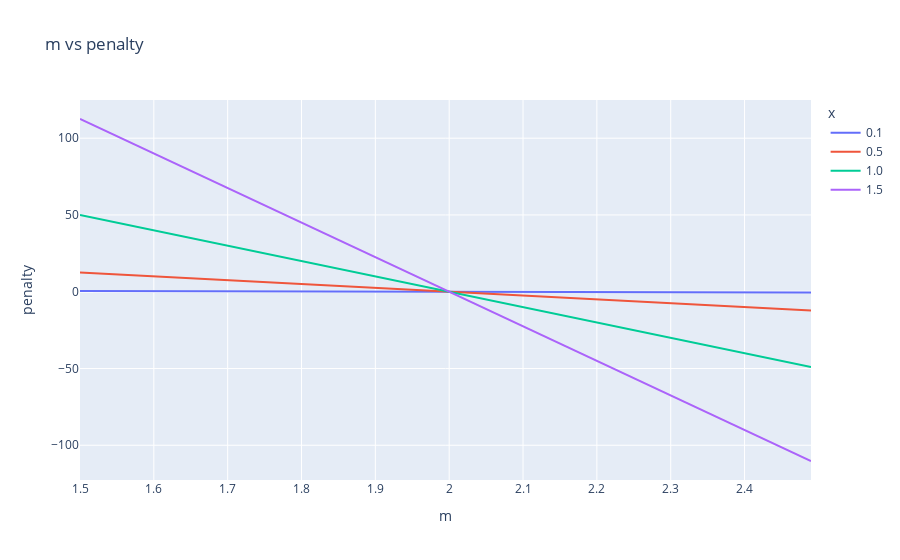

The code cell stored with this chart in its notebook:
### Markdown cell above
# Maximum Likelihood Estimation

Suppose we start with a very very simple model.

$$y_i=mx_i + \epsilon_i \sim \mathcal{N}(mx_i, \sigma^2)$$

In this case the probability density function $f(y;m)$ is:

$$f(y;m)=\frac{1}{\sigma \sqrt{2\pi}}e^{\frac{1}{2}(\frac{y - mx}{\sigma})^2}$$

Given this we can define the likelihood of a set of observations $\bold{y}=(y_1, y_2, ..., y_n)$ given $m$ as:

$$L(\bold{y};m)=\prod_i f(y_i;m)$$

However given typically $f(y;m)<<1$ and the product of many small numbers is a far smaller number, it is more useful to deal with the logarithm of this quantity:

$$l(\bold{y};m)=\ln{L(\bold{y};m)}=\sum_i \ln{f(y_i;m)}$$

Now you can imagine that the best estimate of $m$ is the value that maximizes the overall likelihood. From calculus you may remember that wherever a function $h(u)$ is maximized we have $\partial_u h=0$. Therefore we are really looking for:

$$\partial_m l(\bold{y};m) = 0$$

Let's work this out for our case:

$$\ln{f(y;m)} = -\ln{\sigma \sqrt{2\pi}} - \frac{1}{2}(\frac{y-mx}{\sigma})^2$$

$$\partial_m \ln{f(y;m)} = -\frac{y-mx}{\sigma}(\frac{-x}{\sigma})=\frac{x}{\sigma^2}(y-mx)$$

$$\partial_m l(\bold{y};m) = \sum_i \frac{x_i}{\sigma^2}(y_i-mx_i)$$

Let's take a quick look at each of the individual terms in the summand and just plot them out (assuming $y=mx$): 

$$\chi=\frac{x}{\sigma^2}(y-mx)$$

We'll call this our penalty (because we want it to be zero).

### Code cell
m_real = 2.0
sigma = 0.1
M = np.arange(m_real-0.5, m_real+0.5, 0.01)
X = np.array([0.1, 0.5, 1., 1.5])
Y = m_real * X
rows = []
for x, y in zip(X, Y):
    penalties = x / (sigma ** 2) * (y - M * x)
    for m, penalty in zip(M, penalties):
        rows.append({
            'x': x,
            'm': m,
            'penalty': penalty,
        })
df = pd.DataFrame(rows)
px.line(df, x='m', y='penalty', color='x', title='m vs penalty')

### Figure 1 — Plotly figure (JSON) as saved in the notebook; plotly's stock layout.template omitted (floating-point values rounded to 4 significant figures)
{"data": [{"hovertemplate": "x=0.1<br>m=%{x}<br>penalty=%{y}<extra></extra>", "legendgroup": "0.1", "line": {"color": "#636efa", "dash": "solid"}, "marker": {"symbol": "circle"}, "mode": "lines", "name": "0.1", "orientation": "v", "showlegend": true, "type": "scatter", "x": [1.5, 1.51, 1.52, 1.53, 1.54, 1.55, 1.56, 1.57, 1.58, 1.59, 1.6, 1.61, 1.62, 1.63, 1.64, 1.65, 1.66, 1.67, 1.68, 1.69, 1.7, 1.71, 1.72, 1.73, 1.74, 1.75, 1.76, 1.77, 1.78, 1.79, 1.8, 1.81, 1.82, 1.83, 1.84, 1.85, 1.86, 1.87, 1.88, 1.89, 1.9, 1.91, 1.92, 1.93, 1.94, 1.95, 1.96, 1.97, 1.98, 1.99, 2.0, 2.01, 2.02, 2.03, 2.04, 2.05, 2.06, 2.07, 2.08, 2.09, 2.1, 2.11, 2.12, 2.13, 2.14, 2.15, 2.16, 2.17, 2.18, 2.19, 2.2, 2.21, 2.22, 2.23, 2.24, 2.25, 2.26, 2.27, 2.28, 2.29, 2.3, 2.31, 2.32, 2.33, 2.34, 2.35, 2.36, 2.37, 2.38, 2.39, 2.4, 2.41, 2.42, 2.43, 2.44, 2.45, 2.46, 2.47, 2.48, 2.49], "xaxis": "x", "y": [0.5, 0.49, 0.48, 0.47, 0.46, 0.45, 0.44, 0.43, 0.42, 0.41, 0.4, 0.39, 0.38, 0.37, 0.36, 0.35, 0.34, 0.33, 0.32, 0.31, 0.3, 0.29, 0.28, 0.27, 0.26, 0.25, 0.24, 0.23, 0.22, 0.21, 0.2, 0.19, 0.18, 0.17, 0.16, 0.15, 0.14, 0.13, 0.12, 0.11, 0.1, 0.09, 0.08, 0.07, 0.06, 0.05, 0.04, 0.03, 0.02, 0.01, -5.551e-16, -0.01, -0.02, -0.03, -0.04, -0.05, -0.06, -0.07, -0.08, -0.09, -0.1, -0.11, -0.12, -0.13, -0.14, -0.15, -0.16, -0.17, -0.18, -0.19, -0.2, -0.21, -0.22, -0.23, -0.24, -0.25, -0.26, -0.27, -0.28, -0.29, -0.3, -0.31, -0.32, -0.33, -0.34, -0.35, -0.36, -0.37, -0.38, -0.39, -0.4, -0.41, -0.42, -0.43, -0.44, -0.45, -0.46, -0.47, -0.48, -0.49], "yaxis": "y"}, {"hovertemplate": "x=0.5<br>m=%{x}<br>penalty=%{y}<extra></extra>", "legendgroup": "0.5", "line": {"color": "#EF553B", "dash": "solid"}, "marker": {"symbol": "circle"}, "mode": "lines", "name": "0.5", "orientation": "v", "showlegend": true, "type": "scatter", "x": [1.5, 1.51, 1.52, 1.53, 1.54, 1.55, 1.56, 1.57, 1.58, 1.59, 1.6, 1.61, 1.62, 1.63, 1.64, 1.65, 1.66, 1.67, 1.68, 1.69, 1.7, 1.71, 1.72, 1.73, 1.74, 1.75, 1.76, 1.77, 1.78, 1.79, 1.8, 1.81, 1.82, 1.83, 1.84, 1.85, 1.86, 1.87, 1.88, 1.89, 1.9, 1.91, 1.92, 1.93, 1.94, 1.95, 1.96, 1.97, 1.98, 1.99, 2.0, 2.01, 2.02, 2.03, 2.04, 2.05, 2.06, 2.07, 2.08, 2.09, 2.1, 2.11, 2.12, 2.13, 2.14, 2.15, 2.16, 2.17, 2.18, 2.19, 2.2, 2.21, 2.22, 2.23, 2.24, 2.25, 2.26, 2.27, 2.28, 2.29, 2.3, 2.31, 2.32, 2.33, 2.34, 2.35, 2.36, 2.37, 2.38, 2.39, 2.4, 2.41, 2.42, 2.43, 2.44, 2.45, 2.46, 2.47, 2.48, 2.49], "xaxis": "x", "y": [12.5, 12.25, 12.0, 11.75, 11.5, 11.25, 11.0, 10.75, 10.5, 10.25, 10.0, 9.75, 9.5, 9.25, 9.0, 8.75, 8.5, 8.25, 8.0, 7.75, 7.5, 7.25, 7.0, 6.75, 6.5, 6.25, 6.0, 5.75, 5.5, 5.25, 5.0, 4.75, 4.5, 4.25, 4.0, 3.75, 3.5, 3.25, 3.0, 2.75, 2.5, 2.25, 2.0, 1.75, 1.5, 1.25, 1.0, 0.75, 0.5, 0.25, -1.11e-14, -0.25, -0.5, -0.75, -1.0, -1.25, -1.5, -1.75, -2.0, -2.25, -2.5, -2.75, -3.0, -3.25, -3.5, -3.75, -4.0, -4.25, -4.5, -4.75, -5.0, -5.25, -5.5, -5.75, -6.0, -6.25, -6.5, -6.75, -7.0, -7.25, -7.5, -7.75, -8.0, -8.25, -8.5, -8.75, -9.0, -9.25, -9.5, -9.75, -10.0, -10.25, -10.5, -10.75, -11.0, -11.25, -11.5, -11.75, -12.0, -12.25], "yaxis": "y"}, {"hovertemplate": "x=1.0<br>m=%{x}<br>penalty=%{y}<extra></extra>", "legendgroup": "1.0", "line": {"color": "#00cc96", "dash": "solid"}, "marker": {"symbol": "circle"}, "mode": "lines", "name": "1.0", "orientation": "v", "showlegend": true, "type": "scatter", "x": [1.5, 1.51, 1.52, 1.53, 1.54, 1.55, 1.56, 1.57, 1.58, 1.59, 1.6, 1.61, 1.62, 1.63, 1.64, 1.65, 1.66, 1.67, 1.68, 1.69, 1.7, 1.71, 1.72, 1.73, 1.74, 1.75, 1.76, 1.77, 1.78, 1.79, 1.8, 1.81, 1.82, 1.83, 1.84, 1.85, 1.86, 1.87, 1.88, 1.89, 1.9, 1.91, 1.92, 1.93, 1.94, 1.95, 1.96, 1.97, 1.98, 1.99, 2.0, 2.01, 2.02, 2.03, 2.04, 2.05, 2.06, 2.07, 2.08, 2.09, 2.1, 2.11, 2.12, 2.13, 2.14, 2.15, 2.16, 2.17, 2.18, 2.19, 2.2, 2.21, 2.22, 2.23, 2.24, 2.25, 2.26, 2.27, 2.28, 2.29, 2.3, 2.31, 2.32, 2.33, 2.34, 2.35, 2.36, 2.37, 2.38, 2.39, 2.4, 2.41, 2.42, 2.43, 2.44, 2.45, 2.46, 2.47, 2.48, 2.49], "xaxis": "x", "y": [50.0, 49.0, 48.0, 47.0, 46.0, 45.0, 44.0, 43.0, 42.0, 41.0, 40.0, 39.0, 38.0, 37.0, 36.0, 35.0, 34.0, 33.0, 32.0, 31.0, 30.0, 29.0, 28.0, 27.0, 26.0, 25.0, 24.0, 23.0, 22.0, 21.0, 20.0, 19.0, 18.0, 17.0, 16.0, 15.0, 14.0, 13.0, 12.0, 11.0, 10.0, 9.0, 8.0, 7.0, 6.0, 5.0, 4.0, 3.0, 2.0, 1.0, -4.441e-14, -1.0, -2.0, -3.0, -4.0, -5.0, -6.0, -7.0, -8.0, -9.0, -10.0, -11.0, -12.0, -13.0, -14.0, -15.0, -16.0, -17.0, -18.0, -19.0, -20.0, -21.0, -22.0, -23.0, -24.0, -25.0, -26.0, -27.0, -28.0, -29.0, -30.0, -31.0, -32.0, -33.0, -34.0, -35.0, -36.0, -37.0, -38.0, -39.0, -40.0, -41.0, -42.0, -43.0, -44.0, -45.0, -46.0, -47.0, -48.0, -49.0], "yaxis": "y"}, {"hovertemplate": "x=1.5<br>m=%{x}<br>penalty=%{y}<extra></extra>", "legendgroup": "1.5", "line": {"color": "#ab63fa", "dash": "solid"}, "marker": {"symbol": "circle"}, "mode": "lines", "name": "1.5", "orientation": "v", "showlegend": true, "type": "scatter", "x": [1.5, 1.51, 1.52, 1.53, 1.54, 1.55, 1.56, 1.57, 1.58, 1.59, 1.6, 1.61, 1.62, 1.63, 1.64, 1.65, 1.66, 1.67, 1.68, 1.69, 1.7, 1.71, 1.72, 1.73, 1.74, 1.75, 1.76, 1.77, 1.78, 1.79, 1.8, 1.81, 1.82, 1.83, 1.84, 1.85, 1.86, 1.87, 1.88, 1.89, 1.9, 1.91, 1.92, 1.93, 1.94, 1.95, 1.96, 1.97, 1.98, 1.99, 2.0, 2.01, 2.02, 2.03, 2.04, 2.05, 2.06, 2.07, 2.08, 2.09, 2.1, 2.11, 2.12, 2.13, 2.14, 2.15, 2.16, 2.17, 2.18, 2.19, 2.2, 2.21, 2.22, 2.23, 2.24, 2.25, 2.26, 2.27, 2.28, 2.29, 2.3, 2.31, 2.32, 2.33, 2.34, 2.35, 2.36, 2.37, 2.38, 2.39, 2.4, 2.41, 2.42, 2.43, 2.44, 2.45, 2.46, 2.47, 2.48, 2.49], "xaxis": "x", "y": [112.5, 110.2, 108.0, 105.7, 103.5, 101.2, 99, 96.75, 94.5, 92.25, 90.0, 87.75, 85.5, 83.25, 81.0, 78.75, 76.5, 74.25, 72.0, 69.75, 67.5, 65.25, 63.0, 60.75, 58.5, 56.25, 54.0, 51.75, 49.5, 47.25, 45.0, 42.75, 40.5, 38.25, 36.0, 33.75, 31.5, 29.25, 27.0, 24.75, 22.5, 20.25, 18.0, 15.75, 13.5, 11.25, 9.0, 6.75, 4.5, 2.25, -1.332e-13, -2.25, -4.5, -6.75, -9.0, -11.25, -13.5, -15.75, -18.0, -20.25, -22.5, -24.75, -27.0, -29.25, -31.5, -33.75, -36.0, -38.25, -40.5, -42.75, -45.0, -47.25, -49.5, -51.75, -54.0, -56.25, -58.5, -60.75, -63.0, -65.25, -67.5, -69.75, -72.0, -74.25, -76.5, -78.75, -81.0, -83.25, -85.5, -87.75, -90.0, -92.25, -94.5, -96.75, -99.0, -101.3, -103.5, -105.8, -108.0, -110.3], "yaxis": "y"}], "layout": {"legend": {"title": {"text": "x"}, "tracegroupgap": 0}, "title": {"text": "m vs penalty"}, "xaxis": {"anchor": "y", "domain": [0, 1], "title": {"text": "m"}}, "yaxis": {"anchor": "x", "domain": [0, 1], "title": {"text": "penalty"}}}}
